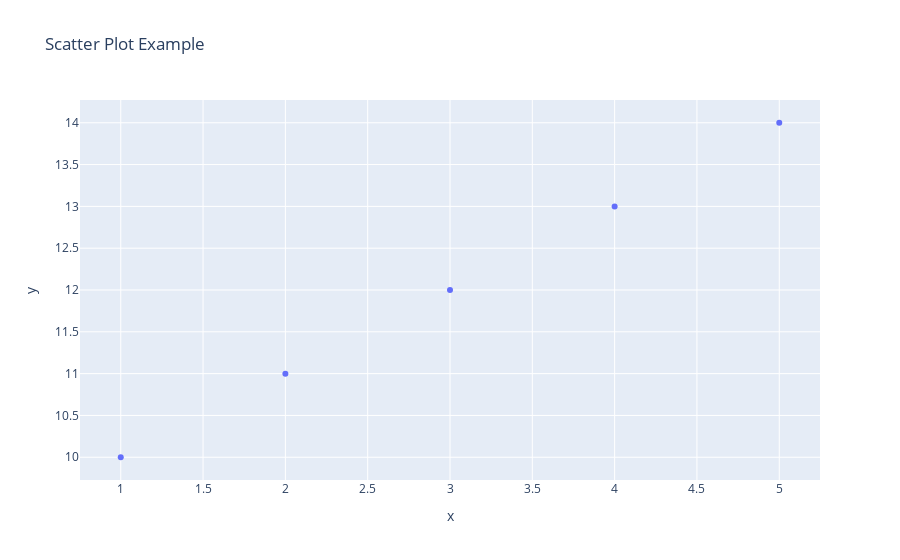

Notebook code for this chart:
### Code cell
# Import the necessary libraries
import plotly.express as px
import pandas as pd

# Sample data (you can replace this with your own data)
data = {
    'x': [1, 2, 3, 4, 5],
    'y': [10, 11, 12, 13, 14]
}

# Create a DataFrame from the sample data
df = pd.DataFrame(data)

# Create a scatter plot using Plotly Express
fig = px.scatter(df, x='x', y='y', title='Scatter Plot Example')

# Show the plot in the Jupyter 
fig.show()

### Figure 1 — Plotly figure (JSON) as saved in the notebook; plotly's stock layout.template omitted (floating-point values rounded to 4 significant figures)
{"data": [{"hovertemplate": "x=%{x}<br>y=%{y}<extra></extra>", "legendgroup": "", "marker": {"color": "#636efa", "symbol": "circle"}, "mode": "markers", "name": "", "orientation": "v", "showlegend": false, "type": "scatter", "x": [1, 2, 3, 4, 5], "xaxis": "x", "y": [10, 11, 12, 13, 14], "yaxis": "y"}], "layout": {"autosize": true, "legend": {"tracegroupgap": 0}, "title": {"text": "Scatter Plot Example"}, "xaxis": {"anchor": "y", "autorange": true, "domain": [0, 1], "range": [0.7579, 5.242], "title": {"text": "x"}, "type": "linear"}, "yaxis": {"anchor": "x", "autorange": true, "domain": [0, 1], "range": [9.718, 14.28], "title": {"text": "y"}, "type": "linear"}}}
